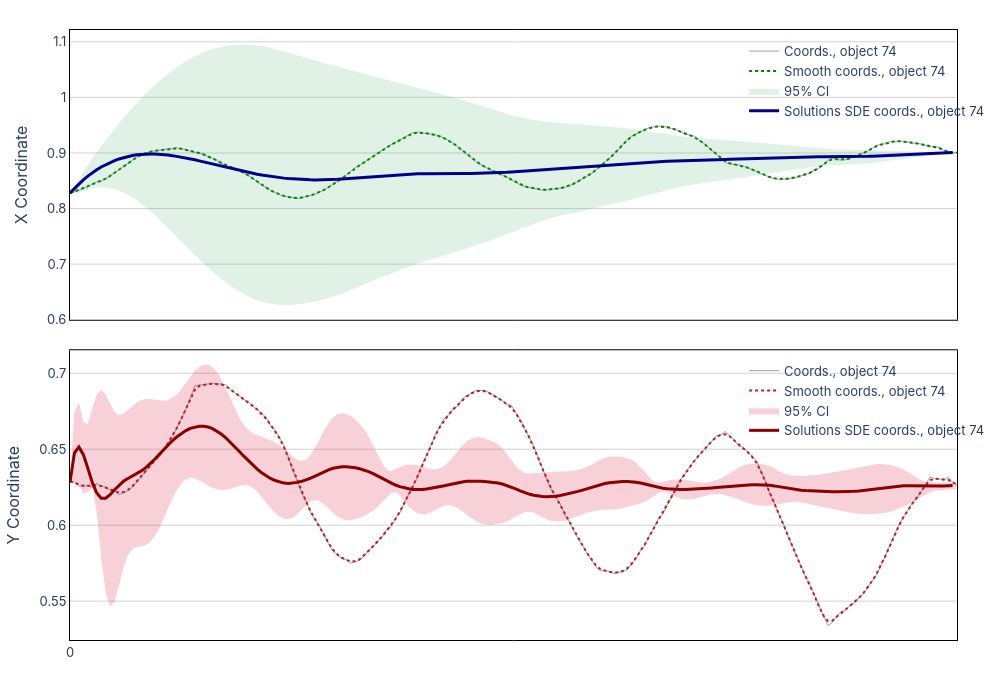

Notebook code for this chart:
### Code cell
robot_dir = Path('./output') / f"robot_{robot_id}/{num_parts}_parts/{force}_force"
sigmas = []
for part in range(num_parts):
    with open(robot_dir / f"part_{part+1}_system_best_params.json", "r") as f:
        params = json.load(f)
    sigma_part = params["best_params"]["sigma"]
    sigmas.append(sigma_part)
print(sigmas)
part_boundaries = [int(CUT_NUMBER * i / num_parts) for i in range(num_parts + 1)]

for _, robot_id in enumerate([ robot_id]):#, 79,  83, 31, 32 , 34]):
    fig = make_subplots(rows=2, cols=1, shared_xaxes=True, vertical_spacing=0.05)
    coords = np.array(normalized_coord_data[robot_id][:CUT_NUMBER])
    x, y = coords[:, 0], coords[:, 1]
    x_smooth = np.zeros_like(x)
    y_smooth = np.zeros_like(y)

    for part in range(num_parts):
        start = part_boundaries[part]
        end = part_boundaries[part + 1]
        sigma_part = sigmas[part]

        x_smooth[start:end] = gaussian_filter1d(
            x[start:end],
            sigma=sigma_part,
            mode='nearest'
        )
        y_smooth[start:end] = gaussian_filter1d(
            y[start:end],
            sigma=sigma_part,
            mode='nearest'
        )
    t = np.arange(len(x))

    save_dir = f'./output/robot_{robot_id}/{num_parts}_parts/{force}_force'
    solution_path = os.path.join(save_dir, f'solution.npy')
    all_mc_solutions = np.load(solution_path)

    fig.add_trace(go.Scatter(
        x=t, y=x, mode='lines',
        line=dict(color='rgba(100,100,100,0.6)', width=1),
        name=f'Coords., object {robot_id}', legendgroup="X",
    ), row=1, col=1)
    fig.add_trace(go.Scatter(
        x=t, y=y, mode='lines',
        line=dict(color='rgba(100,100,100,0.6)', width=1),
        name=f'Coords., object {robot_id}',legendgroup="Y", showlegend=True
    ), row=2, col=1)

    fig.add_trace(go.Scatter(
        x=t, y=x_smooth, mode='lines',
        line=dict(color='green', width=2, dash='dot'),
        name=f'Smooth coords., object {robot_id}',
        legendgroup="X",showlegend=True
    ), row=1, col=1)
    fig.add_trace(go.Scatter(
        x=t, y=y_smooth, mode='lines',
        line=dict(color='firebrick', width=2, dash='dot'),
        name=f'Smooth coords., object {robot_id}', legendgroup="Y",showlegend=True
    ), row=2, col=1)

    mc_solutions = all_mc_solutions[:, :CUT_NUMBER, :]
    
    
    
    
    mean_x = mc_solutions[[0,1,3,6,8], :, 0].mean(axis=0)
    mean_y = mc_solutions[[0,1,3,6,8], :, 1].mean(axis=0)
    std_x = mc_solutions[[0,1,3,6,8], :, 0].std(axis=0)
    std_y = mc_solutions[[0,1,3,6,8], :, 1].std(axis=0)

    ci_x_upper = mean_x + 1.96 * std_x
    ci_x_lower = mean_x - 1.96 * std_x
    ci_y_upper = mean_y + 1.96 * std_y
    ci_y_lower = mean_y - 1.96 * std_y
    print(mc_solutions.shape)
    
    fig.add_trace(go.Scatter(
        x=np.concatenate([t, t[::-1]]),
        y=np.concatenate([ci_x_upper, ci_x_lower[::-1]]),
        fill='toself',
        fillcolor='rgba(50, 168, 82, 0.15)',
        line=dict(color='rgba(255,255,255,0)'),
        hoverinfo='skip',
        name='95% CI',
        legendgroup="X",
    ), row=1, col=1)
    fig.add_trace(go.Scatter(
        x=t, y=mean_x, mode='lines',
        line=dict(color='darkblue', width=3),
        name=f'Solutions SDE coords., object {robot_id}',
        legendgroup="X",
    ), row=1, col=1)

    fig.add_trace(go.Scatter(
        x=np.concatenate([t, t[::-1]]),
        y=np.concatenate([ci_y_upper, ci_y_lower[::-1]]),
        fill='toself',
        fillcolor='rgba(220, 20, 60, 0.2)',
        line=dict(color='rgba(255,255,255,0)'),
        hoverinfo='skip',
        name='95% CI',
        legendgroup="Y",
    ), row=2, col=1)
    fig.add_trace(go.Scatter(
        x=t, y=mean_y, mode='lines',
        line=dict(color='darkred', width=3),
        name=f'Solutions SDE coords., object {robot_id}',
        legendgroup="Y",
    ), row=2, col=1)

    '''
    for i in [10]:#range(len(mc_solutions)):
        fig.add_trace(go.Scatter(
            x=t, y=mc_solutions[i,:,0], mode='lines',
            line=dict(color='darkblue', width=3),
            name=f'Solutions SDE coords., object {robot_id}',
            legendgroup="X",
        ), row=1, col=1)
        fig.add_trace(go.Scatter(
            x=t, y=mc_solutions[i,:,1], mode='lines',
            line=dict(color='darkred', width=3),
            name=f'Solutions SDE coords., object {robot_id}',
            legendgroup="Y",
        ), row=2, col=1)
    '''

    part_boundaries = [int(CUT_NUMBER * i / num_parts) for i in range(num_parts + 1)]
    for x_val in part_boundaries[1:-1]: 
        fig.add_vline(
            x=x_val,
            line=dict(color='gray', width=1.5, dash='dot'),
            row='all', col=1
        )

    fig.update_layout(
        height=700,
        width=1000,
        plot_bgcolor='white',
        font=dict(family="Inter", size=13),
        margin=dict(l=70, r=10, t=30, b=60),
        legend=dict(
            x=0.76,   
            y=0.99,    
            xanchor='left',
            yanchor='top',
            bgcolor='rgba(0,0,0,0)'
        )
    )
    fig.update_layout(
        legend_tracegroupgap=240,  
    )
    fig.update_xaxes(
        tickmode='array',
        tickvals=part_boundaries,
        ticktext=[str(x) for x in part_boundaries],
        showgrid=False, mirror=True,showline=True, linewidth=1, linecolor='black',
        row=1, col=1
    )
    fig.update_xaxes(
        tickmode='array',
        tickvals=part_boundaries,
        ticktext=[str(x) for x in part_boundaries],
        showgrid=False, mirror=True,showline=True, linewidth=1, linecolor='black',
        row=2, col=1
    )
    fig.update_yaxes(
        title_text="X Coordinate",
        row=1, col=1,
        showline=True, linewidth=1, linecolor='black',
        mirror=True, gridcolor='lightgrey'
    )
    fig.update_yaxes(
        title_text="Y Coordinate", 
        row=2, col=1,
        showline=True, linewidth=1, linecolor='black',
        mirror=True, gridcolor='lightgrey'
    )

    fig.write_html(f'./output/robot_{robot_id}/{num_parts}_parts/{force}_force/XY_with_MC_solutions.html')
    fig.show()
    #0 1 3 6 8

### Figure 1 — Plotly figure (JSON) as saved in the notebook; plotly's stock layout.template omitted (floating-point values rounded to 4 significant figures; data arrays with more than 128 entries replaced by an {"elided": "..."} marker saying what was removed)
{"data": [{"legendgroup": "X", "line": {"color": "rgba(100,100,100,0.6)", "width": 1}, "mode": "lines", "name": "Coords., object 74", "type": "scatter", "x": {"elided": "200 int values"}, "xaxis": "x", "y": {"elided": "200 float values"}, "yaxis": "y"}, {"legendgroup": "Y", "line": {"color": "rgba(100,100,100,0.6)", "width": 1}, "mode": "lines", "name": "Coords., object 74", "showlegend": true, "type": "scatter", "x": {"elided": "200 int values"}, "xaxis": "x2", "y": {"elided": "200 float values"}, "yaxis": "y2"}, {"legendgroup": "X", "line": {"color": "green", "dash": "dot", "width": 2}, "mode": "lines", "name": "Smooth coords., object 74", "showlegend": true, "type": "scatter", "x": {"elided": "200 int values"}, "xaxis": "x", "y": {"elided": "200 float values"}, "yaxis": "y"}, {"legendgroup": "Y", "line": {"color": "firebrick", "dash": "dot", "width": 2}, "mode": "lines", "name": "Smooth coords., object 74", "showlegend": true, "type": "scatter", "x": {"elided": "200 int values"}, "xaxis": "x2", "y": {"elided": "200 float values"}, "yaxis": "y2"}, {"fill": "toself", "fillcolor": "rgba(50, 168, 82, 0.15)", "hoverinfo": "skip", "legendgroup": "X", "line": {"color": "rgba(255,255,255,0)"}, "name": "95% CI", "type": "scatter", "x": {"elided": "400 int values"}, "xaxis": "x", "y": {"elided": "398 float values"}, "yaxis": "y"}, {"legendgroup": "X", "line": {"color": "darkblue", "width": 3}, "mode": "lines", "name": "Solutions SDE coords., object 74", "type": "scatter", "x": {"elided": "200 int values"}, "xaxis": "x", "y": {"elided": "199 float values"}, "yaxis": "y"}, {"fill": "toself", "fillcolor": "rgba(220, 20, 60, 0.2)", "hoverinfo": "skip", "legendgroup": "Y", "line": {"color": "rgba(255,255,255,0)"}, "name": "95% CI", "type": "scatter", "x": {"elided": "400 int values"}, "xaxis": "x2", "y": {"elided": "398 float values"}, "yaxis": "y2"}, {"legendgroup": "Y", "line": {"color": "darkred", "width": 3}, "mode": "lines", "name": "Solutions SDE coords., object 74", "type": "scatter", "x": {"elided": "200 int values"}, "xaxis": "x2", "y": {"elided": "199 float values"}, "yaxis": "y2"}], "layout": {"font": {"family": "Inter", "size": 13}, "height": 700, "legend": {"bgcolor": "rgba(0,0,0,0)", "tracegroupgap": 240, "x": 0.76, "xanchor": "left", "y": 0.99, "yanchor": "top"}, "margin": {"b": 60, "l": 70, "r": 10, "t": 30}, "plot_bgcolor": "white", "width": 1000, "xaxis": {"anchor": "y", "domain": [0, 1], "linecolor": "black", "linewidth": 1, "matches": "x2", "mirror": true, "showgrid": false, "showline": true, "showticklabels": false, "tickmode": "array", "ticktext": ["0", "200"], "tickvals": [0, 200]}, "xaxis2": {"anchor": "y2", "domain": [0, 1], "linecolor": "black", "linewidth": 1, "mirror": true, "showgrid": false, "showline": true, "tickmode": "array", "ticktext": ["0", "200"], "tickvals": [0, 200]}, "yaxis": {"anchor": "x", "domain": [0.525, 1], "gridcolor": "lightgrey", "linecolor": "black", "linewidth": 1, "mirror": true, "showline": true, "title": {"text": "X Coordinate"}}, "yaxis2": {"anchor": "x2", "domain": [0, 0.475], "gridcolor": "lightgrey", "linecolor": "black", "linewidth": 1, "mirror": true, "showline": true, "title": {"text": "Y Coordinate"}}}}
